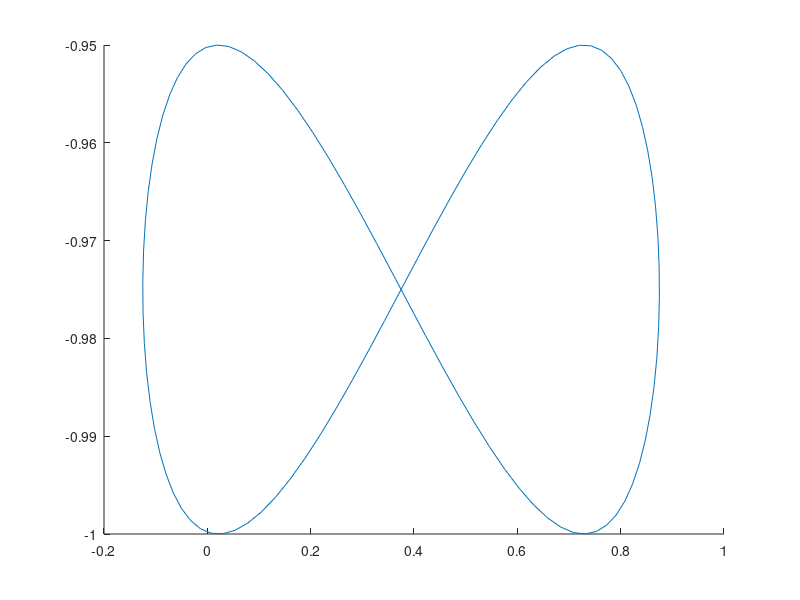
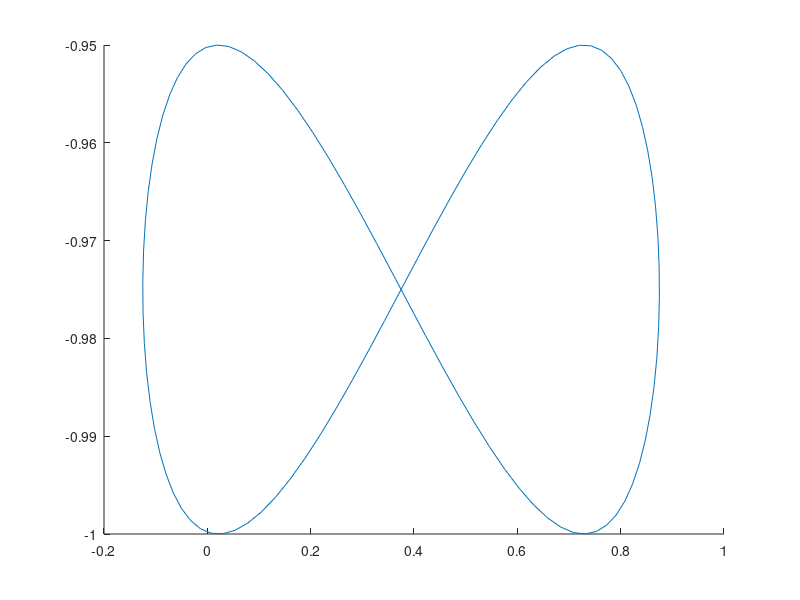

These charts were generated, in order, by the following MATLAB code: (Note: this script raises an error after producing the figures.)
% Pendulum trajectory defined by DMP
% Natasha Rouse (August 2021)
% Trying this all again for variable l.

%% GOALS
% 1. Input a lemniscate (infinty sign) as the desired trajectory
% 2. Use DMP process to get initial guess for correct weights (consider an
% open loop system)
% 3. Run through Kati's dynamics and observe pendulum behaviour with Nate's
% plot

% After that...
% 4. Use a cost function to evaluate the dynamics performance ONE TIME.


%% SET-UP
close all
clear all
%Initialize quick-change variables
n_dmps = 2; %# of dmps (& degrees of freedom)
bfs = 10; %# of basis functions / kernels
dt = 0.01; %timestep size
runtime = 10;


%Trajectory (parametric equations for a lemniscate) -- these are the
%desired movements of the sampler
L = 1;
index = linspace(0,2*pi,100);
width = L;
height = .05*L;
y = width/2*sin(index)+.75*width/2;
z = height/2*sin(index*2)-L+height/2;
%--------------------at fixed length
theta = acos(-z/L);
yc = y-L*sin(theta);

traj = [yc; theta]';

figure(1)
hold on
plot(y,z)


figure(3)
hold on
plot(y,z)


%% Initialize DMP
% dmp_init(dmps,bfs,dt,start,goal,...)
D = dmp_init(n_dmps,bfs,dt,runtime,traj,[y(end) z(end)]);

%% Run DMP
[Y,y,cost,dynamics] = learn_dmp(D,0,traj);

%Use backwards kinematics to find the required cart movement and
%lengthening/theta

%For a variable length pendulum





%% DMP initialization
function dmp = dmp_init(n_dmps,bfs,dt,runtime,y,goal,w,ay,by)

dmp.n_dmps = n_dmps;
dmp.bfs = bfs;
dmp.y0 = ones(1,n_dmps).*y(1,:);

%state variables
dmp.z       = zeros(1,dmp.n_dmps);
dmp.y       = zeros(1,dmp.n_dmps); 
dmp.x       = zeros(1,dmp.n_dmps);
dmp.v       = zeros(1,dmp.n_dmps);
dmp.zd      = zeros(1,dmp.n_dmps);
dmp.yd      = zeros(1,dmp.n_dmps); 
dmp.xd      = zeros(1,dmp.n_dmps);
dmp.vd      = zeros(1,dmp.n_dmps);
dmp.ydd     = zeros(1,dmp.n_dmps);

dmp.g = 0;
dmp.gd = 0;
dmp.G = 0;

if nargin<7
    dmp.w = zeros(n_dmps,bfs);
else
    dmp.w = w;
end
if nargin<8
%     dmp.ay = ones(1,n_dmps)*25;
    dmp.ay = 25;
else
    dmp.ay = ay;
end
if nargin<9
    dmp.by = dmp.ay / 4;
else
    dmp.by = by;
end
dmp.ag = dmp.ay/2;

dmp.A = max(y)-min(y); %original amplitude (max(y)-min(y)) when the primitive was fit
dmp.s = 1; %scale factor for the nonlinear function
dmp.dG = dmp.G-dmp.y0; %original goal amplitude (G-y0) when the primitve was fit
dmp.sx2 = zeros(1,bfs);
dmp.sxtd = zeros(1,bfs);
dmp.lambda = 1;

%Canonical state variables
dmp.ax = dmp.ay/3;
dmp.runtime = runtime;
dmp.dt = dt;
dmp.timesteps = dmp.runtime / dmp.dt;
dmp.tau = .5;
% dmp.x = 1;

t = (0:1/(bfs-1):1)*0.5;
dmp.c = exp(-dmp.ax*t)';
% dmp.c = logspace(log10(1), log10(.01), bfs)';
dmp.h = (diff(dmp.c)*0.55).^2;
dmp.h = 1./[dmp.h;dmp.h(end)];
% dmp.h = logspace(log10(.3),log10(.002), bfs)';

dmp = dmp_reset(dmp);
end


%% Minimum Jerk Trajectory
function [x,xd,xdd] = min_jerk_step(x,xd,xdd,goal,tau,dt)
% function [x,xd,xdd] = min_jerk_step(x,xd,xdd,goal,tau, dt) computes
% the update of x,xd,xdd for the next time step dt given that we are
% currently at x,xd,xdd, and that we have tau until we want to reach
% the goal

if tau<dt
    'tau is less than dt'
	return
end

dist = goal - x;

a1   = 0;
a0   = xdd * tau^2;
v1   = 0;
v0   = xd * tau;

t1=dt;
t2=dt^2;
t3=dt^3;
t4=dt^4;
t5=dt^5;

c1 = (6.*dist + (a1 - a0)/2. - 3.*(v0 + v1))/tau^5;
c2 = (-15.*dist + (3.*a0 - 2.*a1)/2. + 8.*v0 + 7.*v1)/tau^4;
c3 = (10.*dist+ (a1 - 3.*a0)/2. - 6.*v0 - 4.*v1)/tau^3;
c4 = xdd/2.;
c5 = xd;
c6 = x;

x   = c1*t5 + c2*t4 + c3*t3 + c4*t2 + c5*t1 + c6;
xd  = 5.*c1*t4 + 4*c2*t3 + 3*c3*t2 + 2*c4*t1 + c5;
xdd = 20.*c1*t3 + 12.*c2*t2 + 6.*c3*t1 + 2.*c4;

end

%% DMP Batch Fit
function [dmp,Y,Yd,Ydd] = dmp_batch_fit(dmp,traj,trajd,trajdd)

if nargin<4
trajd = gradient(traj,dmp.dt);
trajdd = gradient(trajd,dmp.dt);
end

%start state & goal state
y0 = traj(1,:);
goal = traj(end,:);
g = goal;

%amplitude is the max(traj)-min(traj)
A = max(traj) - min(traj);

%hidden states
X = zeros(size(traj));
V = zeros(size(traj));
G = zeros(size(traj));
x = ones(1,dmp.n_dmps);
v = zeros(1,dmp.n_dmps);

for i = 1:length(traj)
    X(i,:) = x;
    V(i,:) = v;
    G(i,:) = g;
    vd = 0;
    xd = dmp.ax.*(0-x)*dmp.tau;
    if any(goal-g)
        'goal different from g'
    end
    gd = (goal-g).*dmp.ag;
    if any(gd)
        'gd is nonzero'
    end
    x = xd*dmp.dt + x;
    v = vd*dmp.dt + v;
    g = gd*dmp.dt + g;
end

%regression target
dmp.dG = goal - y0;
dmp.A = max(traj)-min(traj);
dmp.s = 1; %for fitting a new primitive, the scale is always one

amp = dmp.s;
Ft = (trajdd/dmp.tau^2 - dmp.ay.*(dmp.by.*(G-traj)-trajd/dmp.tau)) /amp;

%weights for each local model
PSI = exp(-0.5*((X*ones(dmp.n_dmps,length(dmp.c))-ones(length(traj),1)*dmp.c').^2)...
    .*(ones(length(traj),1)*dmp.h'));
%compute regression
for a = 1:dmp.n_dmps
    dmp.sx2(a,:) = sum(((X(:,a).^2)*ones(1,length(dmp.c))).*PSI,1)';
    dmp.sxtd(a,:) = sum(((X(:,a).*Ft(:,a))*ones(1,length(dmp.c))).*PSI,1)';
    dmp.w(a,:) = (dmp.sxtd(a,:)./(dmp.sx2(a,:)+1e-10))';
end
%compute the prediction
F = sum((X*dmp.w).*PSI,2)./sum(PSI,2) * amp;

z = zeros(1,dmp.n_dmps);
zd = zeros(1,dmp.n_dmps);
y = y0;
Y = zeros(size(traj));
Yd = zeros(size(traj));
Ydd = zeros(size(traj));
for i = 1:length(traj)
    Ydd(i,:) = zd*dmp.tau;
    Yd(i,:) = z;
    Y(i,:) = y;
    zd = (dmp.ay.*(dmp.by.*(G(i,:)-y)-z)+F(i,:))*dmp.tau;
    yd = z;
    z = zd*dmp.dt + z;
    y = yd*dmp.dt + y;
end

end

%% DMP set goal
function dmp = dmp_set_goal(dmp,goal,flag)
dmp.G = goal;
dmp.g = goal;
%flag: update x0 with current state
if (flag)
    dmp.x = ones(1,dmp.n_dmps);
    dmp.y0 = dmp.y;
end
if dmp.A ~= 0
    if dmp.A/(abs(dmp.dG)+1e-10)>2.0
        'scaling needs to be set explicitly'
    else
        'scaling is set according to amplitude'
        dmp.s = (dmp.G-dmp.y0)/dmp.dG;
    end
end
end

%% DMP reset
function dmp = dmp_reset(dmp,y)
if nargin < 2
    y = zeros(1,dmp.n_dmps);
end
% initialize the state variables
dmp.z       = zeros(1,dmp.n_dmps);
dmp.y       = y; 
dmp.x       = zeros(1,dmp.n_dmps);
dmp.v       = zeros(1,dmp.n_dmps);
dmp.zd      = zeros(1,dmp.n_dmps);
dmp.yd      = zeros(1,dmp.n_dmps);
dmp.xd      = zeros(1,dmp.n_dmps);
dmp.vd      = zeros(1,dmp.n_dmps);
dmp.ydd     = zeros(1,dmp.n_dmps);
% the goal state
dmp.G       = y;
dmp.g       = y;
dmp.gd      = zeros(1,dmp.n_dmps);
dmp.y0      = y;
dmp.s       = ones(1,dmp.n_dmps);

end


%% DMP run
function [dmp,y,yd,ydd,weights] = dmp_run(dmp)
%weighted sum of locally weighted regression models
dmp.psi = exp(-0.5*((dmp.x-dmp.c).^2).*dmp.h);
amp = dmp.s;
in = dmp.x;

f = sum(in*dmp.w.*dmp.psi',2)'/sum(dmp.psi+1e-10)*amp;

dmp.vd = zeros(1,dmp.n_dmps);
dmp.xd = dmp.ax*(0-dmp.x)*dmp.tau;
dmp.zd = (dmp.ay.*(dmp.by*(dmp.g-dmp.y)-dmp.z)+f)*dmp.tau;
dmp.yd = dmp.z*dmp.tau;
dmp.ydd = dmp.zd*dmp.tau;

dmp.gd = dmp.ag.*(dmp.G-dmp.g);

dmp.x = dmp.xd*dmp.dt + dmp.x;
dmp.v = dmp.vd*dmp.dt + dmp.v;
dmp.z = dmp.zd*dmp.dt + dmp.z;
dmp.y = dmp.yd*dmp.dt + dmp.y;

dmp.g = dmp.gd*dmp.dt + dmp.g;

y = dmp.y;
yd = dmp.yd;
ydd = dmp.ydd;
weights = dmp.psi.*in./sum(dmp.psi+1e-10).*amp;
end


%% Schaal "learn_dcp_batch" process
function [Y,y,cost,dynamics] = learn_dmp(dmp,flag,desired_traj,w)
if nargin==4
    dmp.w = w;
end

%Variables for plotting
Z = zeros(2*dmp.tau/dmp.dt+1,dmp.n_dmps);
Zd=Z;
X=Z;
Xd=X;
V=Z;
Vd=V;
T = zeros(2*dmp.tau/dmp.dt+1,dmp.n_dmps);
Td=T;
Tdd=T;
Y=T;
Yd=Y;
Ydd=Y;
PSI = zeros(dmp.bfs,dmp.n_dmps,(2*dmp.tau/dmp.dt+1));
W = zeros(dmp.bfs,dmp.n_dmps,(2*dmp.tau/dmp.dt+1));

if true(flag)
    %generate the minimum jerk trajectory
    t = desired_traj(1,:);
    td = 0;
    tdd = 0;
    for i = 0:2*dmp.tau/dmp.dt
        if i < length(desired_traj)
            [t,td,tdd] = min_jerk_step(t,td,tdd,desired_traj(i+1,:),dmp.tau-i*dmp.dt,dmp.dt);
        else
            [t,td,tdd] = min_jerk_step(t,td,tdd,desired_traj(end,:),dmp.tau-i*dmp.dt,dmp.dt);
        end    
        T(i+1,:) = t;
        Td(i+1,:) = td;
        Tdd(i+1,:) = tdd;
    end

    figure(1)
     clf(1)
     figure(1)
    hold on
    plot(T(:,1),T(:,2))
    plot(Td(:,1),Td(:,2),'.-')
    plot(Tdd(:,1),Tdd(:,2))
    axis equal
    title('Min Jerk Trajectory')

end


T = desired_traj;
[~,Td] = gradient(desired_traj,dmp.dt);
[~,Tdd] = gradient(Td,dmp.dt);

figure(1)
%  clf(1)
%  figure(1)
hold on
plot(desired_traj(:,1),desired_traj(:,2))
% plot(Td(:,1),Td(:,2))
% plot(Tdd(:,1),Tdd(:,2))
title('Gradient Differentiation Trajectory')
legend('desired trajectory (yc vs theta)')


%use batch_fit to initialize with minjerk
[dmp,~,~,~] = dmp_batch_fit(dmp,T,Td,Tdd);

%test the fit
dmp = dmp_reset(dmp);
dmp = dmp_set_goal(dmp,desired_traj(end,:),1);

%cost variables
% trajpointerror = inf*ones(size(desired_traj,1),1);
qdotdotsum = 0;
for i = 0:2*dmp.tau/dmp.dt
    [dmp,y,yd,ydd,weight] = dmp_run(dmp); % y is the actual trajectory of the end effector

    Z(i+1,:) = dmp.z; 
    Zd(i+1,:) = dmp.zd;
    Y(i+1,:) = y;
    Yd(i+1,:) = yd;
    Ydd(i+1,:) = ydd;
    X(i+1,:) = dmp.x;
    Xd(i+1,:) = dmp.xd;
    V(i+1,:) = dmp.v;
    Vd(i+1,:) = dmp.vd;
    PSI(:,:,i+1) = dmp.psi;
%     W(:,i+1,:) = D.w';
    W(:,:,i+1) = weight;
    
    l=1;
ys = y(1) + l*sin(y(2));
zs = -l*cos(y(2));


if i < length(desired_traj)
    trajdistancessq = ((ys-desired_traj(i+1,1)).^2 + ...
    (zs-desired_traj(i+1,2)).^2);
else
    trajdistancessq = ((ys-desired_traj(end,1)).^2 + ...
    (zs-desired_traj(end,2)).^2);
end
trajpointerror(i+1) = trajdistancessq;
end
    
%INSERT DYNAMICS/KINEMATICS HERE
l=1;
ys = Y(:,1) + l*sin(Y(:,2));
zs = -l*cos(Y(:,2));
ycart = Y(:,1);
end_effector = [ys zs];

figure(3)
%  clf(3)
%  figure(3)
hold on 
plot (ys,zs, '.b-') %produced trajectory
plot(desired_traj(:,1),desired_traj(:,2),'m')
% plot(Y(:,1),Y(:,2))
plot (ycart, ycart*0, 'k','Linewidth',1.5) %cart movement (horizontal)
plot([ycart(1),ys(1)], [0,zs(1)], '-k')%initial
[~,i] = max(ys);
plot([ycart(i),ys(i)], [0,zs(i)], '-b')%max 
axis equal
title('sampler trace')
% legend ('produced traj', 'desired traj')

(end_effector(end)-dmp.g).^2
100*sum(sqrt((end_effector-dmp.g).^2))
cost = 1000*sum(sqrt(trajpointerror)) + 100*sum(sqrt((end_effector-dmp.g).^2)) + ...
    sum(rssq(Yd,2))*dmp.dt + qdotdotsum*dmp.dt




%     u_hist(:,i+1) = u;
    q_hist = q;
%     q_dot_hist(:,i+1) = q_dot;
%     q_ddot_hist(:,i+1) = q_ddot;
    qdotdotsum = rssq(q_ddot) + qdotdotsum;
%     end_effector_hist(:,i+1) = end_effector;
%     EE_accel_hist(:,i+1) = end_effector_accel; 


%    if mod(i,10)==0
       figure(2);
       plot([ycart(1),ys(1)], [0,zs(2)]);
       axis([-6 6 -6 6]);

%     frame = getframe(gcf);

       drawnow
%     writeVideo(v, frame);
%    end
    pause(0.1)
% 
%     
% % cost_components = [1000*sum(sqrt(trajpointerror))
% %     100*sum(sqrt((end_effector-D.g).^2))
% %     sum(rssq(q_dot_hist,1))*D.dt
% %     qdotdotsum*D.dt];

% PLOTTING
time = (0:dmp.dt:2*dmp.tau)';

figure(4)
 clf(4)
 figure(4)
hold on
plot(time,Y(:,1))
plot(time,Y(:,2))

figure(5)
 clf(5)
 figure(5)
for i = 1:dmp.n_dmps
    
    % position, velocity, acceleration vs. target
    subplot(4,3,1)
    hold on
    plot(time,Y(:,i)); % DMP trained position
    title('y')

    subplot(4,3,2)
    hold on
    plot(time,Yd(:,i)); % DMP trained velocity
    title('yd')

    subplot(4,3,3)
    hold on
    plot(time,Ydd(:,i)); % DMP trained acceleration
    title('ydd')

%     internal states
    subplot(4,3,4)
    hold on
    plot(time,Z(:,i))
    title('z')

    subplot(4,3,5)
    hold on
    plot(time,Zd(:,i))
    title('zd')

    %Updated plot for this slot
    subplot(4,3,6)
    hold on
    for j = 1:dmp.bfs
        plot(time,squeeze(PSI(j,:,i))*squeeze(W(j,:,i))')
        title('{Psi activations/},{Basis functions}')
    end

    %The original plot for this slot
    subplot(4,3,6)
    hold on
    plot(time,squeeze(PSI(:,i,:)))
    title('{Psi activations/},{Basis functions}')

    subplot(4,3,7)
    hold on
    plot(time,V(:,i))
    title('v')

    subplot(4,3,8)
    hold on
    plot(time,Vd(:,i))
    title('vd')

    subplot(4,3,9)
    hold on
    for j = 1:dmp.bfs
        plot(time,squeeze(W(j,i,:)))
        title('Linear Model Weights over Time')
    end

    subplot(4,3,10)
    hold on
    plot(time,X(:,i))
    title('x')

    subplot(4,3,11)
    hold on
    plot(time,X(:,i))
    title('xd')

    subplot(4,3,12)
    hold on
    plot(squeeze(W(end,i,:)))
    title('Weights')
    xlabel(sprintf('tau=%f',dmp.tau))

    drawnow
end


end


